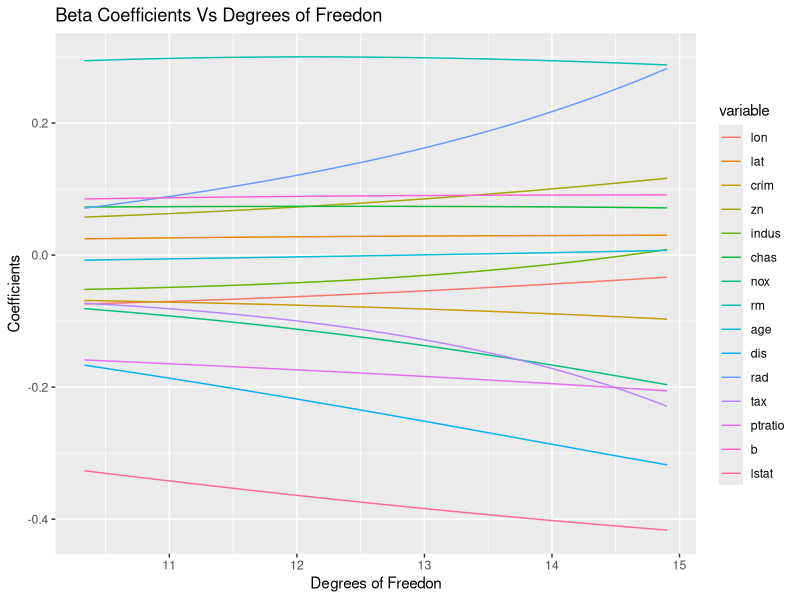

The R script that drew this image:
## ---- chunk 1
knitr::opts_chunk$set(echo = TRUE, 
                      fig.align = 'center', 
                      tidy.opts = list(width.cutoff=60),
                      tidy=TRUE)
## ---- chunk 2
library("mlbench")
library("kableExtra")
library("leaps")
library("reshape2")
library("ggplot2")
## ---- chunk 3
data("BostonHousing2")
BostonHousing2[, "chas"] = as.integer(as.character(BostonHousing2[, "chas"]))
## ---- chunk 4
# To check if there is any NA values present in the columns
apply(BostonHousing2, 2, function(x) sum(is.na(x)))
#str(BostonHousing2)
## ---- chunk 5
BostonHousing2 = BostonHousing2[, 
                                !(colnames(BostonHousing2) %in% c("medv", "town", "tract"))]
# Scale function does the same manipulation

#Keep an original data frame
BostonHousing2_original = BostonHousing2

BostonHousing2[, !(colnames(BostonHousing2) %in% c("cmedv"))] = as.data.frame(apply(
  BostonHousing2[, !(colnames(BostonHousing2) %in% c("cmedv"))], 2, 
  function(x) {(x - mean(x, na.rm = TRUE)) / sd(x, na.rm = TRUE)}))
bstn_hsn2 = BostonHousing2
## ---- chunk 6
# Linear Model 
bstn_lmod = lm(formula = cmedv ~ ., data = bstn_hsn2)
#kable(as.data.frame(summary(bstn_lmod)))
model_summary = summary(bstn_lmod)
lm_table = model_summary$coefficients
beta_estimate = as.data.frame(lm_table[, "Estimate"])
beta_estimate = data.frame("Variable" = rownames(beta_estimate), beta_estimate)
colnames(beta_estimate)[2] = "OLS Estimates"
beta_sd = as.data.frame(lm_table[, "Std. Error"])
beta_sd = data.frame("Variable" = rownames(beta_sd), beta_sd)
beta_sd[, 2] = beta_sd[, 2] ^ 2
colnames(beta_sd)[2] = "Variance-Betas"
beta_estimate_var = merge(x = beta_estimate,y = beta_sd, by = ("Variable"))
beta_estimate_var$Variable = as.character(beta_estimate_var$Variable)
# Block code to create the HTML table for the df - beta_estimate_var
kable(beta_estimate_var, digits = 2, 
      caption = "Table: Ordinary Least Squares Estimates and Variance") %>%
  kable_styling("striped", full_width = FALSE) %>%
  add_header_above(c("OLS Estimates & Variance" = 3)) %>% 
  column_spec(column = 1, bold = TRUE)
## ---- chunk 7
bstn_step_wise_back = step(object = bstn_lmod, 
                           direction = "backward", 
                           trace = 0, 
                           criterion = "BIC")
variables_removed = beta_estimate_var[
    !(beta_estimate_var[, 
                        "Variable"] %in% rownames(
                          summary(bstn_step_wise_back)$coefficients)), "Variable"]
variables_removed = as.data.frame(variables_removed)
colnames(variables_removed) = "Variables removed from the full model"
kable(variables_removed, digits = 2, align = "c",
      caption = "Table: Variables removed from the full model using stepwise regression") %>%
  kable_styling("striped", full_width = FALSE) %>%
  column_spec(column = 1, bold = TRUE)
## ---- chunk 8
bstn_best_subset_leaps = regsubsets(cmedv ~ ., data = bstn_hsn2, nvmax = 15)
all_combn_table = with(summary(bstn_best_subset_leaps), data.frame(cp, bic, adjr2, outmat))
all_combn_table = data.frame("Size" = 1:15, all_combn_table)
kable(all_combn_table, digits = 2, row.names = FALSE,
      caption = "Table: Best model for each size (p)") %>%
  kable_styling("striped", full_width = FALSE, latex_options = "scale_down") %>%
  add_header_above(c("Best Model for each size" = 19)) %>% 
  column_spec(column = 1, bold = TRUE)
## ---- chunk 9
bstn_subset_table = with(summary(bstn_best_subset_leaps), data.frame(bic, outmat))
bstn_best_mod_bic = bstn_subset_table[which.min(bstn_subset_table$bic), ]
bstn_best_mod_bic[bstn_best_mod_bic == " "] = NA
variables_removed_leaps = as.data.frame(
  colnames(bstn_best_mod_bic)[colSums(is.na(bstn_best_mod_bic)) > 0])
colnames(variables_removed_leaps) = "Variables removed - Leaps Method"
kable(variables_removed_leaps, digits = 2, align = "c",
      caption = 
        "Table: Variables removed from the full model using best subset regression") %>%
  kable_styling("striped", full_width = FALSE) %>%
  column_spec(column = 1, bold = TRUE)
## ---- chunk 10
standardized_betas = beta_estimate_var[-1, c("Variable", "OLS Estimates")]
sd_original_data = apply(BostonHousing2_original[, !(colnames(BostonHousing2_original) %in% c("cmedv"))], 2, sd)
sd_original_data = data.frame("Variable" = names(sd_original_data), sd_original_data)
estimate_sd_df = merge(standardized_betas, sd_original_data, by = "Variable")
estimate_sd_df[, "Original Betas"] = 
  estimate_sd_df$`OLS Estimates` / estimate_sd_df$sd_original_data
colnames(estimate_sd_df) = c("Variable", "Standardized Betas", 
                             "Standard Deviation", "Un-Standardized Betas")

# To validate the output
bstn_orig_lmod = lm(formula = cmedv ~ ., data = BostonHousing2_original)
bstn_orig_sum = summary(bstn_orig_lmod)
df = data.frame(bstn_orig_sum$coefficients[, "Estimate"])
df = data.frame("Variable" = rownames(df), df)
df = df[-1, ]
colnames(df) = c("Variable", "Un-Standardized Beta's (Using lm)")

# Merge the df with the values from the lm model 
estimate_sd_df = merge(x = estimate_sd_df, y = df, by = "Variable")

# Convert data frame in to HTML table
kable(estimate_sd_df, digits = 2, row.names = FALSE, align = "c") %>%
  kable_styling("striped", full_width = FALSE) %>%
  add_header_above(c("Standardized and Un-Standardized Betas" = 5)) %>% 
  column_spec(column = 1, bold = TRUE)

## ---- chunk 11
BostonHousing2 = BostonHousing2_original
BostonHousing2 = as.data.frame(apply(BostonHousing2, 2, 
  function(x) {(x - mean(x, na.rm = TRUE)) / sd(x, na.rm = TRUE)}))
y = data.matrix(subset(x = BostonHousing2, select = c(cmedv)))
x = data.matrix(subset(x = BostonHousing2, select = -c(cmedv)))
ridge = function(x, y, lambda){
  p = ncol(x)
  I = diag(p)
  beta_hat = solve((t(x) %*% x) + (lambda * I)) %*% t(x) %*% y
  dof = sum(diag((x %*% solve(t(x) %*% x + lambda * I) %*% t(x))))
  hat_matrix = x %*% solve((t(x) %*% x) + (lambda * I)) %*% t(x)
  y_hat = x %*% beta_hat
  cvv = rep(0, nrow(x))
  for (i in 1:nrow(x)) {
    cvv[i] = ((y[i] - y_hat[i]) / (1 - hat_matrix[i, i])) ^ 2
  }
  loocv = sum(cvv)
  ridge_df = cbind("df" = dof, data.frame(t(beta_hat)), "loocv" = loocv)
  return(ridge_df)
}
lambda = 1:100
ridge_grid_search = lapply(X = lambda, ridge, x = x, y = y)
ridge_grid_search_df = Reduce(rbind, ridge_grid_search)

# Plot the variables with df 
ridge_grid_search_melt = melt(data = ridge_grid_search_df[, -ncol(ridge_grid_search_df)], 
                              id.vars = "df")
ggplot(ridge_grid_search_melt, aes(x = df, y = value, colour = variable)) + geom_line() +
  ggtitle("Beta Coefficients Vs Degrees of Freedon") +
  labs(x = "Degrees of Freedon", y = "Coefficients")
## ---- chunk 12
new_y = data.matrix(subset(x = BostonHousing2_original, select = c(cmedv)))
new_x = data.matrix(subset(x = BostonHousing2_original, select = -c(cmedv)))
new_x = data.matrix(data.frame("intercept" = rep(1, nrow(x)), new_x))
lambda = 10
ridge_grid_search_10 = lapply(X = lambda, ridge, x = new_x, y = new_y)
ridge_grid_search_df_10 = Reduce(rbind, ridge_grid_search_10)
original_ridge_df = ridge_grid_search_df_10[, -c(1, ncol(ridge_grid_search_df_10))]
original_ridge_df = t(original_ridge_df)
original_ridge_df = data.frame("Variable" = row.names(original_ridge_df), 
                               original_ridge_df)
## ---- chunk 13
# Standardized value of the coefficients for lambda = 10
beta_std_10 = ridge_grid_search_df[10, -c(1, ncol(ridge_grid_search_df))]
sigma_y = sd(new_y)
sigma_x = apply(new_x[, -c(1)], 2, sd)
mean_x = apply(new_x[, -c(1)], 2, mean)
intercept = mean(new_y) - sum((((beta_std_10 * sigma_y) * mean_x) / sigma_x))
beta_un_std_ridge = (beta_std_10 * sigma_y) / sigma_x
beta_un_std_ridge = cbind.data.frame("intercept" = intercept, beta_un_std_ridge)
beta_un_std_ridge = t(beta_un_std_ridge)
beta_un_std_ridge = data.frame("Variable" = row.names(beta_un_std_ridge), 
                               beta_un_std_ridge)
colnames(beta_un_std_ridge)[2] = "Un-Standardized Beta's (using formula)"
## ---- chunk 14
ridge_calc_and_orig = merge(x = beta_un_std_ridge, y = original_ridge_df, by = "Variable", sort = FALSE)
colnames(ridge_calc_and_orig)[3] = "Un-Standardized Beta's (Using code)"
kable(ridge_calc_and_orig, digits = 2, row.names = FALSE, align = "c") %>%
  kable_styling("striped", full_width = FALSE) %>%
  add_header_above(c("Ridge: Un-Standardized Betas (Using formula & Code)" = 3)) %>% 
  column_spec(column = 1, bold = TRUE)
## ---- chunk 15
beta_std_10 = ridge_grid_search_df[10, -c(1, ncol(ridge_grid_search_df))]
beta_std_10[,] = 1
beta_std_10[, colnames(beta_std_10) %in% c("zn", "chas", "rad")] = 0 
beta_std_10 = data.matrix(beta_std_10)
D = diag(as.vector(beta_std_10))
# Getting the old data 
BostonHousing2 = BostonHousing2_original
BostonHousing2 = as.data.frame(apply(BostonHousing2, 2, 
  function(x) {(x - mean(x, na.rm = TRUE)) / sd(x, na.rm = TRUE)}))
y = data.matrix(subset(x = BostonHousing2, select = c(cmedv)))
x = data.matrix(subset(x = BostonHousing2, select = -c(cmedv)))

ridge = function(x, y, lambda, D){
  p = ncol(x)
  beta_hat = solve((t(x) %*% x) + (lambda * D)) %*% t(x) %*% y
  #dof = sum(diag((x %*% solve(t(x) %*% x + lambda * I) %*% t(x))))
  #hat_matrix = x %*% solve((t(x) %*% x) + (lambda * I)) %*% t(x)
  y_hat = x %*% beta_hat
  rss = sum((y - y_hat) ^ 2)
  ridge_df = cbind(data.frame(t(beta_hat)), "rss" = rss)
  return(ridge_df)
}
lambda = 10
ridge_rss = ridge(x, y, lambda = lambda, D)

# Model fitting results
df = t(ridge_rss[, -c(ncol(ridge_rss))])
df = data.frame("Variable" = row.names(df), 
                               df)
colnames(df)[2] = "Beta Coefficients"
kable(df, digits = 2, row.names = FALSE, align = "c") %>%
  kable_styling("striped", full_width = FALSE) %>%
  add_header_above(c("Ridge Coefficients: Only selected variables" = 2)) %>% 
  column_spec(column = 1, bold = TRUE)
